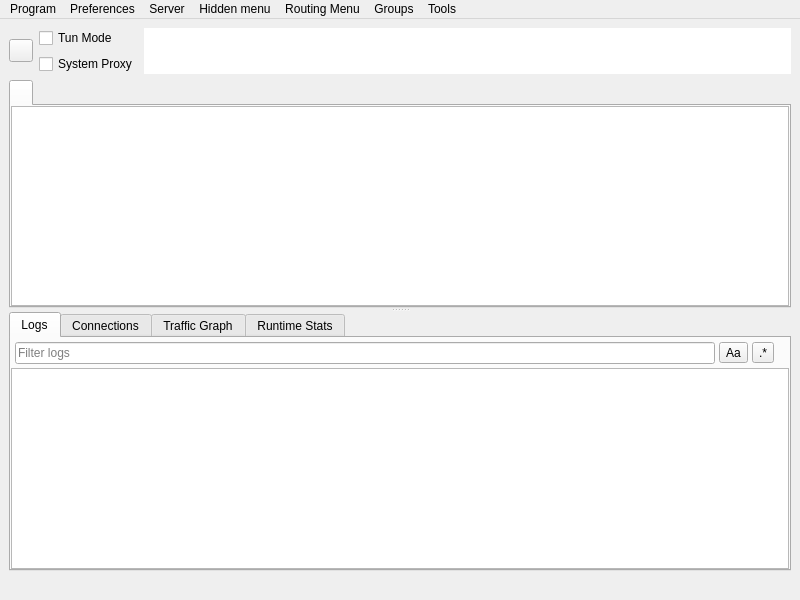
<?xml version="1.0" encoding="UTF-8"?>
<ui version="4.0">
 <class>MainWindow</class>
 <widget class="QMainWindow" name="MainWindow">
  <property name="geometry">
   <rect>
    <x>0</x>
    <y>0</y>
    <width>800</width>
    <height>600</height>
   </rect>
  </property>
  <property name="minimumSize">
   <size>
    <width>800</width>
    <height>600</height>
   </size>
  </property>
  <property name="windowTitle">
   <string notr="true">Poros</string>
  </property>
  <widget class="QWidget" name="centralwidget">
   <layout class="QVBoxLayout" name="verticalLayout_3" stretch="0,1,0">
    <item>
     <layout class="QHBoxLayout" name="horizontalLayout_2">
      <item>
       <widget class="StartStopButton" name="toolButton_startstop">
        <property name="focusPolicy">
         <enum>Qt::FocusPolicy::NoFocus</enum>
        </property>
        <property name="text">
         <string/>
        </property>
       </widget>
      </item>
      <item>
       <layout class="QVBoxLayout" name="verticalLayout_4">
        <item>
         <spacer name="verticalSpacer_modes_top">
          <property name="orientation">
           <enum>Qt::Orientation::Vertical</enum>
          </property>
          <property name="sizeHint" stdset="0">
           <size>
            <width>0</width>
            <height>0</height>
           </size>
          </property>
         </spacer>
        </item>
        <item>
         <widget class="QCheckBox" name="checkBox_VPN">
          <property name="sizePolicy">
           <sizepolicy hsizetype="Minimum" vsizetype="Minimum">
            <horstretch>0</horstretch>
            <verstretch>0</verstretch>
           </sizepolicy>
          </property>
          <property name="text">
           <string>Tun Mode</string>
          </property>
         </widget>
        </item>
        <item>
         <widget class="QCheckBox" name="checkBox_SystemProxy">
          <property name="text">
           <string>System Proxy</string>
          </property>
         </widget>
        </item>
        <item>
         <spacer name="verticalSpacer_modes_bottom">
          <property name="orientation">
           <enum>Qt::Orientation::Vertical</enum>
          </property>
          <property name="sizeHint" stdset="0">
           <size>
            <width>0</width>
            <height>0</height>
           </size>
          </property>
         </spacer>
        </item>
       </layout>
      </item>
      <item>
       <widget class="QTextBrowser" name="data_view">
        <property name="enabled">
         <bool>true</bool>
        </property>
        <property name="sizePolicy">
         <sizepolicy hsizetype="Expanding" vsizetype="Ignored">
          <horstretch>0</horstretch>
          <verstretch>0</verstretch>
         </sizepolicy>
        </property>
        <property name="minimumSize">
         <size>
          <width>0</width>
          <height>0</height>
         </size>
        </property>
        <property name="mouseTracking">
         <bool>false</bool>
        </property>
        <property name="focusPolicy">
         <enum>Qt::FocusPolicy::NoFocus</enum>
        </property>
        <property name="contextMenuPolicy">
         <enum>Qt::ContextMenuPolicy::NoContextMenu</enum>
        </property>
        <property name="acceptDrops">
         <bool>false</bool>
        </property>
        <property name="frameShape">
         <enum>QFrame::Shape::NoFrame</enum>
        </property>
        <property name="frameShadow">
         <enum>QFrame::Shadow::Sunken</enum>
        </property>
        <property name="verticalScrollBarPolicy">
         <enum>Qt::ScrollBarPolicy::ScrollBarAlwaysOff</enum>
        </property>
        <property name="horizontalScrollBarPolicy">
         <enum>Qt::ScrollBarPolicy::ScrollBarAlwaysOff</enum>
        </property>
        <property name="textInteractionFlags">
         <set>Qt::TextInteractionFlag::LinksAccessibleByKeyboard|Qt::TextInteractionFlag::LinksAccessibleByMouse</set>
        </property>
       </widget>
      </item>
     </layout>
    </item>
    <item>
     <widget class="QSplitter" name="splitter">
      <property name="orientation">
       <enum>Qt::Orientation::Vertical</enum>
      </property>
      <widget class="QTabWidget" name="tabWidget">
       <property name="currentIndex">
        <number>0</number>
       </property>
       <property name="documentMode">
        <bool>false</bool>
       </property>
       <property name="movable">
        <bool>true</bool>
       </property>
       <widget class="QWidget" name="widget1">
        <attribute name="title">
         <string/>
        </attribute>
        <layout class="QVBoxLayout" name="verticalLayout_tab1">
         <property name="leftMargin">
          <number>0</number>
         </property>
         <property name="topMargin">
          <number>0</number>
         </property>
         <property name="rightMargin">
          <number>0</number>
         </property>
         <property name="bottomMargin">
          <number>0</number>
         </property>
         <property name="spacing">
          <number>0</number>
         </property>
         <item>
          <widget class="ProfilesTableView" name="profilesTableView">
           <property name="contextMenuPolicy">
            <enum>Qt::ContextMenuPolicy::CustomContextMenu</enum>
           </property>
           <property name="editTriggers">
            <set>QAbstractItemView::EditTrigger::NoEditTriggers</set>
           </property>
           <property name="alternatingRowColors">
            <bool>true</bool>
           </property>
           <property name="selectionBehavior">
            <enum>QAbstractItemView::SelectionBehavior::SelectRows</enum>
           </property>
           <property name="horizontalScrollMode">
            <enum>QAbstractItemView::ScrollMode::ScrollPerPixel</enum>
           </property>
           <property name="wordWrap">
            <bool>false</bool>
           </property>
           <attribute name="horizontalHeaderMinimumSectionSize">
            <number>16</number>
           </attribute>
           <attribute name="horizontalHeaderHighlightSections">
            <bool>false</bool>
           </attribute>
           <attribute name="horizontalHeaderShowSortIndicator" stdset="0">
            <bool>false</bool>
           </attribute>
           <attribute name="verticalHeaderDefaultSectionSize">
            <number>30</number>
           </attribute>
          </widget>
         </item>
        </layout>
       </widget>
      </widget>
      <widget class="QWidget" name="aaaaaaaaaaaaaaaaaa">
       <layout class="QVBoxLayout" name="aaaaaaaaaaaa" stretch="0">
        <item>
         <widget class="QWidget" name="down_tab" native="true">
          <layout class="QVBoxLayout" name="verticalLayout">
           <property name="spacing">
            <number>0</number>
           </property>
           <property name="leftMargin">
            <number>0</number>
           </property>
           <property name="topMargin">
            <number>0</number>
           </property>
           <property name="rightMargin">
            <number>0</number>
           </property>
           <property name="bottomMargin">
            <number>0</number>
           </property>
           <item>
            <widget class="QTabWidget" name="stats_widget">
             <property name="autoFillBackground">
              <bool>true</bool>
             </property>
             <property name="tabPosition">
              <enum>QTabWidget::TabPosition::North</enum>
             </property>
             <property name="tabShape">
              <enum>QTabWidget::TabShape::Rounded</enum>
             </property>
             <property name="currentIndex">
              <number>0</number>
             </property>
             <property name="elideMode">
              <enum>Qt::TextElideMode::ElideNone</enum>
             </property>
             <property name="usesScrollButtons">
              <bool>true</bool>
             </property>
             <property name="documentMode">
              <bool>false</bool>
             </property>
             <property name="tabsClosable">
              <bool>false</bool>
             </property>
             <property name="movable">
              <bool>true</bool>
             </property>
             <property name="tabBarAutoHide">
              <bool>false</bool>
             </property>
             <widget class="QWidget" name="Logs">
              <property name="enabled">
               <bool>true</bool>
              </property>
              <attribute name="title">
               <string>Logs</string>
              </attribute>
              <layout class="QVBoxLayout" name="logsLayout" stretch="0,1">
               <property name="spacing">
                <number>0</number>
               </property>
               <property name="sizeConstraint">
                <enum>QLayout::SizeConstraint::SetDefaultConstraint</enum>
               </property>
               <property name="leftMargin">
                <number>0</number>
               </property>
               <property name="topMargin">
                <number>0</number>
               </property>
               <property name="rightMargin">
                <number>0</number>
               </property>
               <property name="bottomMargin">
                <number>0</number>
               </property>
               <item>
                <widget class="QWidget" name="logToolbar" native="true">
                 <layout class="QHBoxLayout" name="logToolbarLayout">
                  <property name="spacing">
                   <number>4</number>
                  </property>
                  <property name="leftMargin">
                   <number>4</number>
                  </property>
                  <property name="topMargin">
                   <number>4</number>
                  </property>
                  <property name="rightMargin">
                   <number>4</number>
                  </property>
                  <property name="bottomMargin">
                   <number>4</number>
                  </property>
                  <item>
                   <widget class="QLineEdit" name="logSearchEdit">
                    <property name="placeholderText">
                     <string>Filter logs</string>
                    </property>
                    <property name="clearButtonEnabled">
                     <bool>true</bool>
                    </property>
                   </widget>
                  </item>
                  <item>
                   <widget class="QToolButton" name="logSearchCase">
                    <property name="toolTip">
                     <string>Match case</string>
                    </property>
                    <property name="text">
                     <string notr="true">Aa</string>
                    </property>
                    <property name="checkable">
                     <bool>true</bool>
                    </property>
                   </widget>
                  </item>
                  <item>
                   <widget class="QToolButton" name="logSearchRegex">
                    <property name="toolTip">
                     <string>Regular expression</string>
                    </property>
                    <property name="text">
                     <string notr="true">.*</string>
                    </property>
                    <property name="checkable">
                     <bool>true</bool>
                    </property>
                   </widget>
                  </item>
                  <item>
                   <widget class="QLabel" name="logMatchCount"/>
                  </item>
                 </layout>
                </widget>
               </item>
               <item>
                <widget class="QTextBrowser" name="masterLogBrowser">
                 <property name="contextMenuPolicy">
                  <enum>Qt::ContextMenuPolicy::CustomContextMenu</enum>
                 </property>
                 <property name="openLinks">
                  <bool>false</bool>
                 </property>
                </widget>
               </item>
              </layout>
             </widget>
             <widget class="QWidget" name="connections_tab">
              <attribute name="title">
               <string>Connections</string>
              </attribute>
              <layout class="QHBoxLayout" name="horizontalLayout_4">
               <property name="spacing">
                <number>0</number>
               </property>
               <property name="sizeConstraint">
                <enum>QLayout::SizeConstraint::SetDefaultConstraint</enum>
               </property>
               <property name="leftMargin">
                <number>0</number>
               </property>
               <property name="topMargin">
                <number>0</number>
               </property>
               <property name="rightMargin">
                <number>0</number>
               </property>
               <property name="bottomMargin">
                <number>0</number>
               </property>
               <item>
                <widget class="QTreeView" name="connections">
                 <property name="autoFillBackground">
                  <bool>false</bool>
                 </property>
                </widget>
               </item>
              </layout>
             </widget>
             <widget class="QWidget" name="graph_tab">
              <attribute name="title">
               <string>Traffic Graph</string>
              </attribute>
              <layout class="QHBoxLayout" name="horizontalLayout_6">
               <property name="spacing">
                <number>0</number>
               </property>
               <property name="sizeConstraint">
                <enum>QLayout::SizeConstraint::SetDefaultConstraint</enum>
               </property>
               <property name="leftMargin">
                <number>0</number>
               </property>
               <property name="topMargin">
                <number>0</number>
               </property>
               <property name="rightMargin">
                <number>0</number>
               </property>
               <property name="bottomMargin">
                <number>0</number>
               </property>
              </layout>
             </widget>
             <widget class="QWidget" name="runtime_tab">
              <attribute name="title">
               <string>Runtime Stats</string>
              </attribute>
              <layout class="QHBoxLayout" name="horizontalLayout_7">
               <property name="spacing">
                <number>0</number>
               </property>
               <property name="sizeConstraint">
                <enum>QLayout::SizeConstraint::SetDefaultConstraint</enum>
               </property>
               <property name="leftMargin">
                <number>0</number>
               </property>
               <property name="topMargin">
                <number>0</number>
               </property>
               <property name="rightMargin">
                <number>0</number>
               </property>
               <property name="bottomMargin">
                <number>0</number>
               </property>
              </layout>
             </widget>
            </widget>
           </item>
          </layout>
         </widget>
        </item>
       </layout>
      </widget>
     </widget>
    </item>
    <item>
     <layout class="QHBoxLayout" name="horizontalLayout">
      <item>
       <widget class="QLabel" name="label_running">
        <property name="text">
         <string/>
        </property>
       </widget>
      </item>
      <item>
       <widget class="QLabel" name="label_inbound">
        <property name="text">
         <string/>
        </property>
        <property name="alignment">
         <set>Qt::AlignmentFlag::AlignLeading|Qt::AlignmentFlag::AlignLeft|Qt::AlignmentFlag::AlignVCenter</set>
        </property>
       </widget>
      </item>
      <item>
       <widget class="QLabel" name="label_speed">
        <property name="text">
         <string/>
        </property>
        <property name="alignment">
         <set>Qt::AlignmentFlag::AlignLeading|Qt::AlignmentFlag::AlignLeft|Qt::AlignmentFlag::AlignVCenter</set>
        </property>
       </widget>
      </item>
     </layout>
    </item>
   </layout>
  </widget>
  <widget class="QMenuBar" name="menubar">
   <property name="geometry">
    <rect>
     <x>0</x>
     <y>0</y>
     <width>800</width>
     <height>25</height>
    </rect>
   </property>
   <widget class="QMenu" name="menu_program">
    <property name="title">
     <string>Program</string>
    </property>
    <addaction name="actionHide_window"/>
    <addaction name="separator"/>
    <addaction name="menu_add_from_input"/>
    <addaction name="menu_add_from_clipboard"/>
    <addaction name="actionAdd_profile_from_File"/>
    <addaction name="menu_scan_qr"/>
    <addaction name="separator"/>
    <addaction name="actionStart_with_system"/>
    <addaction name="actionRemember_last_proxy"/>
    <addaction name="actionAllow_LAN"/>
    <addaction name="separator"/>
    <addaction name="actionRestart_Proxy"/>
    <addaction name="actionRestart_Program"/>
    <addaction name="menu_exit"/>
   </widget>
   <widget class="QMenu" name="menu_preferences">
    <property name="title">
     <string>Preferences</string>
    </property>
    <addaction name="menu_basic_settings"/>
    <addaction name="menu_routing_settings"/>
    <addaction name="menu_vpn_settings"/>
    <addaction name="menu_preset_settings"/>
    <addaction name="menu_integration_settings"/>
    <addaction name="menu_open_config_folder"/>
   </widget>
   <widget class="QMenu" name="menu_server">
    <property name="title">
     <string>Server</string>
    </property>
    <widget class="QMenu" name="menu_share_item">
     <property name="title">
      <string>Share</string>
     </property>
     <addaction name="menu_qr"/>
     <addaction name="menu_export_config"/>
     <addaction name="separator"/>
     <addaction name="menu_copy_links"/>
     <addaction name="menu_copy_links_nkr"/>
     <addaction name="actionCopy_Test_Result"/>
    </widget>
    <addaction name="menu_add_from_input"/>
    <addaction name="menu_add_from_clipboard"/>
    <addaction name="actionAdd_profile_from_File"/>
    <addaction name="menu_scan_qr"/>
    <addaction name="separator"/>
    <addaction name="menu_start"/>
    <addaction name="menu_stop"/>
    <addaction name="menu_share_item"/>
    <addaction name="menu_delete"/>
    <addaction name="separator"/>
    <addaction name="menu_select_all"/>
    <addaction name="menu_clone"/>
    <addaction name="separator"/>
    <addaction name="actionUrl_Test_Selected"/>
    <addaction name="actionSpeedtest_Selected"/>
    <addaction name="actionResolve_Selected_Out_IP"/>
    <addaction name="menu_resolve_selected"/>
    <addaction name="actionClear_Test_Result"/>
    <addaction name="menu_reset_traffic"/>
   </widget>
   <widget class="QMenu" name="menuHidden_menu">
    <property name="title">
     <string>Hidden menu</string>
    </property>
    <widget class="QMenu" name="menu_spmode">
     <property name="title">
      <string>Operation Mode</string>
     </property>
     <addaction name="menu_spmode_system_proxy"/>
     <addaction name="menu_spmode_vpn"/>
    </widget>
    <addaction name="menu_update_subscription"/>
    <addaction name="menu_resolve_domain"/>
    <addaction name="menu_remove_invalid"/>
    <addaction name="actionUrl_Test_Group"/>
    <addaction name="menu_remove_unavailable"/>
    <addaction name="menu_clear_test_result"/>
    <addaction name="menu_delete_repeat"/>
    <addaction name="actionSpeedtest_Group"/>
    <addaction name="actionResolve_Out_IP"/>
    <addaction name="actionRefresh_Column_Widths"/>
    <addaction name="menu_spmode"/>
   </widget>
   <widget class="QMenu" name="menuRouting_Menu">
    <property name="title">
     <string>Routing Menu</string>
    </property>
   </widget>
   <widget class="QMenu" name="menuTools">
    <property name="title">
     <string>Tools</string>
    </property>
    <addaction name="actionAuto_Selector"/>
    <addaction name="actionSpeedtest_Current"/>
    <addaction name="separator"/>
    <addaction name="menu_otp_manager"/>
    <addaction name="separator"/>
    <addaction name="actionTraffic_Stats"/>
    <addaction name="actionCheck_For_Update"/>
   </widget>
   <widget class="QMenu" name="menuTesting">
    <property name="title">
     <string>Groups</string>
    </property>
    <widget class="QMenu" name="menu_clean_up">
     <property name="title">
      <string>Clean up</string>
     </property>
     <addaction name="menu_delete_repeat"/>
     <addaction name="menu_remove_unavailable"/>
     <addaction name="menu_remove_invalid"/>
     <addaction name="menu_remove_insecure"/>
    </widget>
    <addaction name="menu_manage_groups"/>
    <addaction name="actionAdd_New_Group"/>
    <addaction name="actionEdit_Group"/>
    <addaction name="actionDelete_Group"/>
    <addaction name="separator"/>
    <addaction name="actionUrl_Test_Group"/>
    <addaction name="actionSpeedtest_Group"/>
    <addaction name="actionResolve_Out_IP"/>
    <addaction name="menu_resolve_domain"/>
    <addaction name="menu_clear_test_result"/>
    <addaction name="separator"/>
    <addaction name="menu_update_subscription"/>
    <addaction name="actionUpdate_All_Subscriptions"/>
    <addaction name="menu_clean_up"/>
    <addaction name="separator"/>
   </widget>
   <addaction name="menu_program"/>
   <addaction name="menu_preferences"/>
   <addaction name="menu_server"/>
   <addaction name="menuHidden_menu"/>
   <addaction name="menuRouting_Menu"/>
   <addaction name="menuTesting"/>
   <addaction name="menuTools"/>
  </widget>
  <action name="menu_exit">
   <property name="text">
    <string>Exit</string>
   </property>
  </action>
  <action name="actionShow_window">
   <property name="text">
    <string>Show Window</string>
   </property>
  </action>
  <action name="menu_basic_settings">
   <property name="text">
    <string>Basic Settings</string>
   </property>
  </action>
  <action name="menu_add_from_input">
   <property name="text">
    <string>New profile</string>
   </property>
   <property name="shortcut">
    <string notr="true">Ctrl+N</string>
   </property>
  </action>
  <action name="menu_manage_groups">
   <property name="text">
    <string>Manage Groups</string>
   </property>
  </action>
  <action name="menu_start">
   <property name="text">
    <string>Start</string>
   </property>
   <property name="shortcut">
    <string notr="true">Return</string>
   </property>
  </action>
  <action name="menu_stop">
   <property name="text">
    <string>Stop</string>
   </property>
   <property name="shortcut">
    <string notr="true">Ctrl+S</string>
   </property>
  </action>
  <action name="menu_routing_settings">
   <property name="text">
    <string>Routing Settings</string>
   </property>
  </action>
  <action name="menu_add_from_clipboard">
   <property name="text">
    <string>Add profile from clipboard</string>
   </property>
   <property name="shortcut">
    <string notr="true">Ctrl+V</string>
   </property>
  </action>
  <action name="menu_delete">
   <property name="text">
    <string>Delete</string>
   </property>
   <property name="shortcut">
    <string notr="true">Del</string>
   </property>
  </action>
  <action name="menu_profile_debug_info">
   <property name="text">
    <string>Debug Info</string>
   </property>
  </action>
  <action name="menu_qr">
   <property name="text">
    <string>QR Code and link</string>
   </property>
  </action>
  <action name="menu_copy_link">
   <property name="text">
    <string>Copy Link</string>
   </property>
  </action>
  <action name="menu_tcp_ping">
   <property name="text">
    <string notr="true">Tcp Ping</string>
   </property>
   <property name="shortcut">
    <string notr="true">Ctrl+Shift+T</string>
   </property>
  </action>
  <action name="menu_url_test">
   <property name="text">
    <string notr="true">Url Test</string>
   </property>
   <property name="shortcut">
    <string notr="true">Ctrl+Shift+U</string>
   </property>
  </action>
  <action name="menu_clear_test_result">
   <property name="text">
    <string>Clear Group test result</string>
   </property>
   <property name="shortcut">
    <string notr="true">Ctrl+Shift+C</string>
   </property>
  </action>
  <action name="menu_export_config">
   <property name="text">
    <string>Export config</string>
   </property>
   <property name="shortcut">
    <string notr="true">Ctrl+E</string>
   </property>
  </action>
  <action name="menu_reset_traffic">
   <property name="text">
    <string>Reset Traffic</string>
   </property>
   <property name="shortcut">
    <string notr="true">Ctrl+R</string>
   </property>
  </action>
  <action name="menu_scan_qr">
   <property name="text">
    <string>Scan QR Code</string>
   </property>
   <property name="shortcut">
    <string notr="true">Ctrl+Shift+Q</string>
   </property>
  </action>
  <action name="menu_spmode_system_proxy">
   <property name="checkable">
    <bool>true</bool>
   </property>
   <property name="text">
    <string>System Proxy</string>
   </property>
  </action>
  <action name="menu_spmode_disabled">
   <property name="checkable">
    <bool>true</bool>
   </property>
   <property name="text">
    <string>Disable</string>
   </property>
  </action>
  <action name="menu_delete_repeat">
   <property name="text">
    <string>Remove Duplicates</string>
   </property>
   <property name="shortcut">
    <string notr="true">Ctrl+Shift+D</string>
   </property>
  </action>
  <action name="actionfake">
   <property name="text">
    <string>fake</string>
   </property>
   <property name="visible">
    <bool>false</bool>
   </property>
  </action>
  <action name="menu_move">
   <property name="text">
    <string>Move</string>
   </property>
   <property name="shortcut">
    <string notr="true">Ctrl+M</string>
   </property>
  </action>
  <action name="actionStart_with_system">
   <property name="checkable">
    <bool>true</bool>
   </property>
   <property name="text">
    <string>Start with system</string>
   </property>
  </action>
  <action name="actionRemember_last_proxy">
   <property name="checkable">
    <bool>true</bool>
   </property>
   <property name="text">
    <string>Remember last profile</string>
   </property>
  </action>
  <action name="actionAllow_LAN">
   <property name="checkable">
    <bool>true</bool>
   </property>
   <property name="text">
    <string>Allow other devices to connect</string>
   </property>
  </action>
  <action name="menu_remove_unavailable">
   <property name="text">
    <string>Remove Unavailable</string>
   </property>
   <property name="shortcut">
    <string notr="true">Ctrl+Shift+R</string>
   </property>
  </action>
  <action name="menu_full_test">
   <property name="text">
    <string>Full Test</string>
   </property>
   <property name="shortcut">
    <string notr="true">Ctrl+Shift+F</string>
   </property>
  </action>
  <action name="menu_integration_settings">
   <property name="text">
    <string>Integration Settings</string>
   </property>
  </action>
  <action name="menu_select_all">
   <property name="text">
    <string>Select All</string>
   </property>
   <property name="shortcut">
    <string notr="true">Ctrl+A</string>
   </property>
  </action>
  <action name="menu_copy_links_nkr">
   <property name="text">
    <string>Copy links of selected (Deep Links)</string>
   </property>
   <property name="shortcut">
    <string notr="true">Ctrl+Alt+C</string>
   </property>
  </action>
  <action name="actionfake_2">
   <property name="text">
    <string>fake</string>
   </property>
   <property name="visible">
    <bool>false</bool>
   </property>
  </action>
  <action name="actionfake_3">
   <property name="text">
    <string>fake</string>
   </property>
   <property name="visible">
    <bool>false</bool>
   </property>
  </action>
  <action name="menu_copy_links">
   <property name="text">
    <string>Copy links of selected</string>
   </property>
   <property name="shortcut">
    <string notr="true">Ctrl+C</string>
   </property>
  </action>
  <action name="menu_spmode_vpn">
   <property name="checkable">
    <bool>true</bool>
   </property>
   <property name="text">
    <string>Tun Mode</string>
   </property>
  </action>
  <action name="menu_clone">
   <property name="text">
    <string>Clone</string>
   </property>
   <property name="shortcut">
    <string notr="true">Ctrl+D</string>
   </property>
  </action>
  <action name="menu_update_subscription">
   <property name="text">
    <string>Update subscription</string>
   </property>
   <property name="shortcut">
    <string notr="true">Ctrl+U</string>
   </property>
   <property name="visible">
    <bool>true</bool>
   </property>
  </action>
  <action name="menu_resolve_domain">
   <property name="text">
    <string>Resolve Domain for group</string>
   </property>
   <property name="shortcut">
    <string notr="true">Ctrl+Shift+I</string>
   </property>
  </action>
  <action name="menu_vpn_settings">
   <property name="text">
    <string>Tun Settings</string>
   </property>
  </action>
  <action name="menu_preset_settings">
   <property name="text">
    <string>Preset Settings</string>
   </property>
  </action>
  <action name="menu_otp_manager">
   <property name="text">
    <string>OTP Manager</string>
   </property>
  </action>
  <action name="actionRestart_Program">
   <property name="text">
    <string>Restart Program</string>
   </property>
  </action>
  <action name="menu_open_config_folder">
   <property name="text">
    <string>Open Config Folder</string>
   </property>
  </action>
  <action name="actionfake_4">
   <property name="text">
    <string notr="true">fake</string>
   </property>
   <property name="visible">
    <bool>false</bool>
   </property>
  </action>
  <action name="actionfake_5">
   <property name="text">
    <string notr="true">fake</string>
   </property>
   <property name="visible">
    <bool>false</bool>
   </property>
  </action>
  <action name="actionRestart_Proxy">
   <property name="text">
    <string>Restart Core</string>
   </property>
  </action>
  <action name="menu_stop_testing">
   <property name="text">
    <string>Stop Testing</string>
   </property>
   <property name="shortcut">
    <string notr="true">Ctrl+.</string>
   </property>
  </action>
  <action name="actionUrl_Test_Selected">
   <property name="text">
    <string>Url Test Selected</string>
   </property>
   <property name="shortcut">
    <string notr="true">Ctrl+Shift+S</string>
   </property>
   <property name="visible">
    <bool>true</bool>
   </property>
  </action>
  <action name="actionUrl_Test_Group">
   <property name="enabled">
    <bool>true</bool>
   </property>
   <property name="text">
    <string>Url Test Group</string>
   </property>
   <property name="shortcut">
    <string notr="true">Ctrl+Shift+G</string>
   </property>
   <property name="visible">
    <bool>true</bool>
   </property>
  </action>
  <action name="menu_resolve_selected">
   <property name="text">
    <string>Resolve Selected Domain</string>
   </property>
   <property name="visible">
    <bool>true</bool>
   </property>
  </action>
  <action name="menu_remove_invalid">
   <property name="text">
    <string>Remove Invalid</string>
   </property>
   <property name="shortcut">
    <string notr="true">Ctrl+Alt+I</string>
   </property>
   <property name="menuRole">
    <enum>QAction::MenuRole::TextHeuristicRole</enum>
   </property>
  </action>
  <action name="menu_remove_insecure">
   <property name="text">
    <string>Remove Insecure Configs</string>
   </property>
   <property name="menuRole">
    <enum>QAction::MenuRole::TextHeuristicRole</enum>
   </property>
  </action>
  <action name="menu_open_routing_manager">
   <property name="text">
    <string>Open Manager</string>
   </property>
  </action>
  <action name="actionSpeedtest_Current">
   <property name="text">
    <string>Speedtest Current</string>
   </property>
   <property name="shortcut">
    <string notr="true">F6</string>
   </property>
  </action>
  <action name="actionSpeedtest_Selected">
   <property name="text">
    <string>Speedtest Selected</string>
   </property>
   <property name="shortcut">
    <string notr="true">Ctrl+Shift+P</string>
   </property>
  </action>
  <action name="actionSpeedtest_Group">
   <property name="text">
    <string>Speedtest Group</string>
   </property>
   <property name="shortcut">
    <string notr="true">Ctrl+Alt+P</string>
   </property>
  </action>
  <action name="actionHide_window">
   <property name="text">
    <string>Hide window</string>
   </property>
   <property name="shortcut">
    <string notr="true">Ctrl+H</string>
   </property>
  </action>
  <action name="actionAdd_profile_from_File">
   <property name="text">
    <string>Add profile from File(s)</string>
   </property>
   <property name="shortcut">
    <string notr="true">Ctrl+O</string>
   </property>
  </action>
  <action name="actionResolve_Out_IP">
   <property name="text">
    <string>Resolve out IP for group</string>
   </property>
  </action>
  <action name="actionAdd_New_Group">
   <property name="text">
    <string>Add new Group</string>
   </property>
  </action>
  <action name="actionEdit_Group">
   <property name="text">
    <string>Edit current Group</string>
   </property>
  </action>
  <action name="actionDelete_Group">
   <property name="text">
    <string>Delete current Group</string>
   </property>
  </action>
  <action name="actionUpdate_All_Subscriptions">
   <property name="text">
    <string>Update all subscriptions</string>
   </property>
  </action>
  <action name="actionResolve_Selected_Out_IP">
   <property name="text">
    <string>Resolve Selected Out IP</string>
   </property>
  </action>
  <action name="actionRefresh_Column_Widths">
   <property name="text">
    <string>Refresh Column Widths</string>
   </property>
  </action>
  <action name="actionCopy_Test_Result">
   <property name="text">
    <string>Copy Test Result</string>
   </property>
  </action>
  <action name="actionClear_Test_Result">
   <property name="text">
    <string>Clear Test Result</string>
   </property>
  </action>
  <action name="actionRuntime_Stats">
   <property name="text">
    <string>Runtime Stats</string>
   </property>
  </action>
  <action name="actionAuto_Selector">
   <property name="text">
    <string>Auto Selector Stats</string>
   </property>
   <property name="visible">
    <bool>false</bool>
   </property>
  </action>
  <action name="actionTraffic_Stats">
   <property name="text">
    <string>Traffic Stats</string>
   </property>
  </action>
  <action name="actionCheck_For_Update">
   <property name="text">
    <string>Check For Update</string>
   </property>
  </action>
  <action name="actionUpdate_Rule_Sets">
   <property name="text">
    <string>Update Rule-Sets</string>
   </property>
  </action>
 </widget>
 <customwidgets>
  <customwidget>
   <class>ProfilesTableView</class>
   <extends>QTableView</extends>
   <header>include/ui/utils/ProfilesTableView.h</header>
  </customwidget>
  <customwidget>
   <class>StartStopButton</class>
   <extends>QToolButton</extends>
   <header>include/ui/widget/StartStopButton.hpp</header>
  </customwidget>
 </customwidgets>
 <resources>
  <include location="../../res/App.qrc"/>
 </resources>
 <connections/>
</ui>
